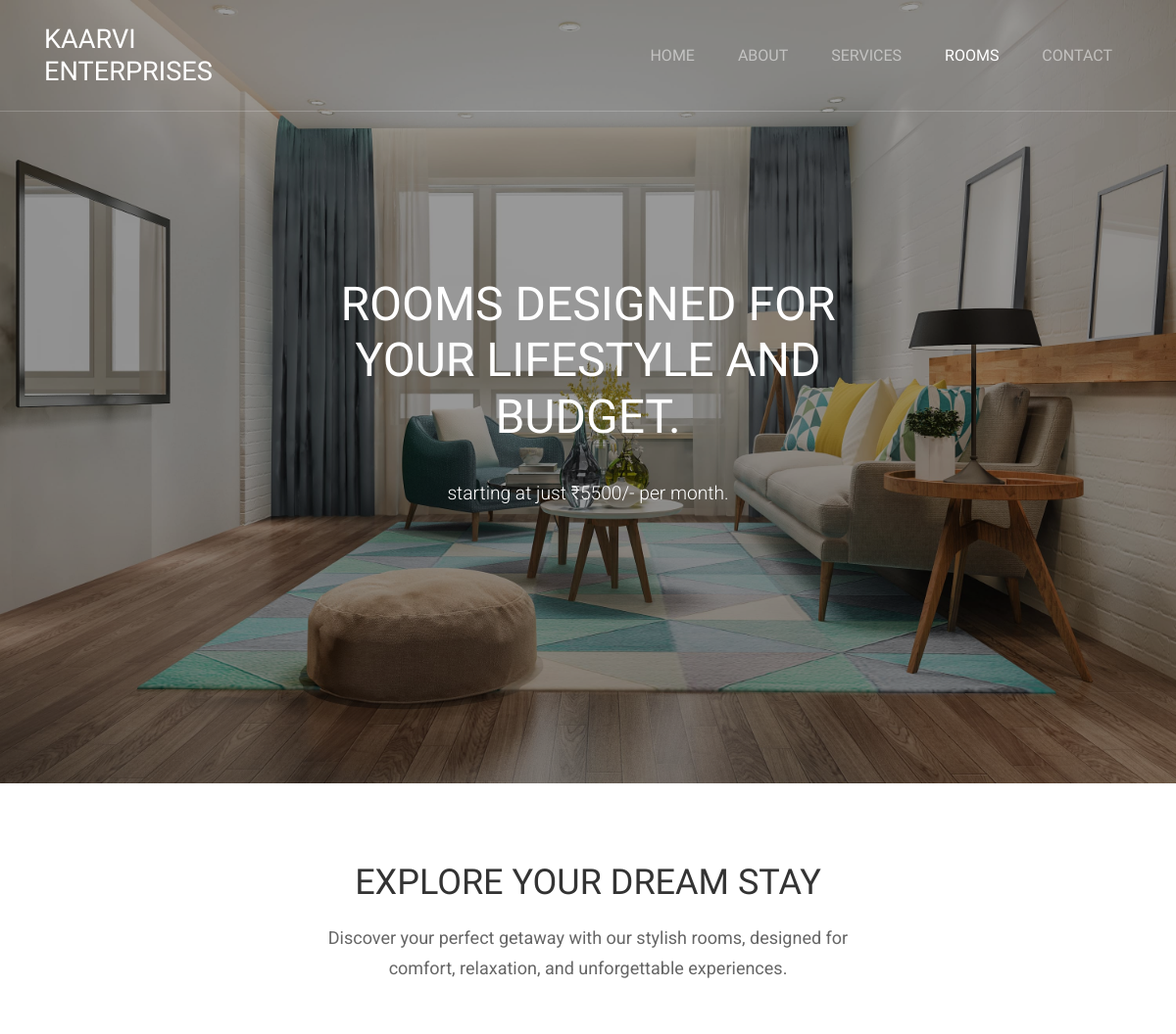
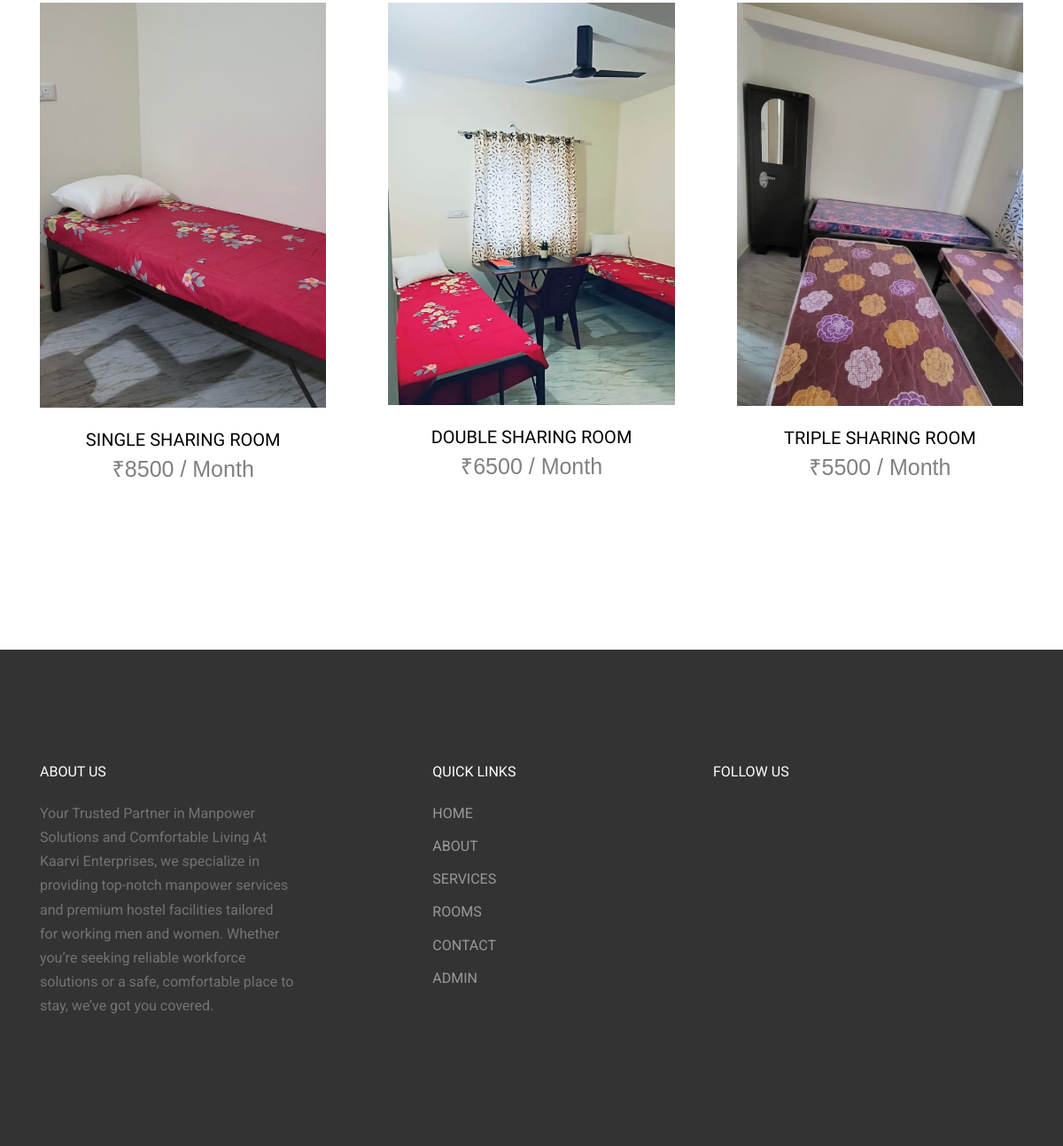
/roomspage/, run on the app's committed database (2 pictures, top to bottom).
### Backend/models.py (models this page shows)
class DetailsDB(models.Model):
    name = models.CharField(max_length=100, null=True, blank=True)
    description = models.CharField(max_length=500, null=True, blank=True)
    price = models.IntegerField(null=True, blank=True)
    advprice = models.IntegerField(null=True, blank=True)
    roomimage1 = models.ImageField(upload_to="Room_images", null=True, blank=True)
    roomimage2 = models.ImageField(upload_to="Room_images", null=True, blank=True)
    roomimage3 = models.ImageField(upload_to="Room_images", null=True, blank=True)

### Frontend/views.py (the view)
# urls.py: path('roomspage/', views.roomspage, name="roomspage"),
def roomspage(req,):
    data = DetailsDB.objects.all()
    return render(req,"Rooms.html",{'data':data})

### Frontend/templates/Rooms.html (shortened to what this page needs)
<!DOCTYPE html>
{% load static %}
<html lang="en">
  <head>
    <link rel="stylesheet" href="{% static '/frontend/fonts/icomoon/style.css' %}">
    <link rel="stylesheet" href="{% static '/frontend/css/bootstrap.min.css' %}">
    <link rel="stylesheet" href="{% static '/frontend/css/jquery-ui.css' %}">
    <link rel="stylesheet" href="{% static '/frontend/css/owl.carousel.min.css' %}">
    <link rel="stylesheet" href="{% static '/frontend/css/owl.theme.default.min.css' %}">
    <link rel="stylesheet" href="{% static '/frontend/css/owl.theme.default.min.css' %}">
    <link rel="stylesheet" href="{% static '/frontend/css/jquery.fancybox.min.css' %}">
    <link rel="stylesheet" href="{% static '/frontend/css/bootstrap-datepicker.css' %}">
    <link rel="stylesheet" href="{% static '/frontend/fonts/flaticon/font/flaticon.css' %}">
    <link rel="stylesheet" href="{% static '/frontend/css/aos.css' %}">
    <link rel="stylesheet" href="{% static '/frontend/css/style.css' %}">
  </head>
  <body data-spy="scroll" data-target=".site-navbar-target" data-offset="300">
  <div class="site-wrap">
    <header class="site-navbar py-4 js-sticky-header site-navbar-target" role="banner">
      <div class="container">
        <div class="row align-items-center">
          <div class="col-6 col-xl-2"  >
            <h1 class="mb-0 site-logo m-0 p-0"><a href="index.html" class="mb-0">KAARVI ENTERPRISES </a></h1>
          </div>
          <div class="col-12 col-md-10 d-none d-xl-block">
            <nav class="site-navigation position-relative text-right" role="navigation">
              <ul class="site-menu main-menu js-clone-nav mr-auto d-none d-lg-block">
                <li><a href="{% url 'homepage' %}" class="nav-link">Home</a></li>
                <li><a href="{% url 'aboutpage' %}" class="nav-link ">About</a></li>
                 <li><a href="{% url 'ourservices' %}" class="nav-link ">Services</a></li>
                <li><a href="{% url 'roomspage' %}" class="nav-link active">Rooms</a></li>
                <li><a href="{% url 'contactpage' %}" class="nav-link">Contact</a></li>
              </ul>
            </nav>
          </div>
        </div>
      </div>
    </header>
<div class="site-blocks-cover overlay" style="background-image: url('{% static 'frontend/images/Rooms.jpg' %}');" data-aos="fade" id="home-section">
      <div class="container">
        <div class="row align-items-center justify-content-center">
          <div class="col-md-6 mt-lg-5 text-center">
            <h1>Rooms designed for your lifestyle and budget.</h1><br>
            <p class="mb-5">starting at just ₹5500/- per month.</p>
          </div>
        </div>
      </div>
      <a href="#rooms-section" class="smoothscroll arrow-down"><span class="icon-arrow_downward"></span></a>
    </div>
    <div style="text-align: center;" class="site-section" id="properties-section">
    <div class="container">
        <div class="section-title" id="rooms-section">
            <h2 style="font-size: 36px; font-weight: bold; color: #333; margin-bottom: 20px;">
                Explore Your Dream Stay
            </h2>
            <p style="font-size: 18px; color: #666; font-weight: 400; max-width: 600px; margin: 0 auto;">
                Discover your perfect getaway with our stylish rooms, designed for comfort, relaxation, and unforgettable experiences.
            </p>
        </div><br><br>
        <div class="row large-gutters" >
            {% for i in data %}
            <div class="col-md-6 col-lg-4 mb-5 mb-lg-5">
                <div class="ftco-media-1">
                    <div class="ftco-media-1-inner">
                        <a href="{% url 'singleroom' Rid=i.id %}" class="d-inline-block mb-4">
                            <img src="/media/{{ i.roomimage1 }}" class="img-fluid">
                        </a>
                        <div class="ftco-media-details">
                            <h3>{{ i.name }}</h3>
                            <strong style="font-size: 25px; font-family: Arial, Helvetica, sans-serif;">₹{{ i.price }} / Month</strong>
                        </div>
                    </div>
                </div>
            </div>
            {% endfor %}
        </div>
    </div>
</div><br><br>
    <footer class="site-footer">
      <div class="container">
        <div class="row">
          <div class="col-md-8">
            <div class="row">
              <div class="col-md-5">
                <h2 class="footer-heading mb-4">About Us</h2>
                <p> Your Trusted Partner in Manpower Solutions and Comfortable Living
At Kaarvi Enterprises, we specialize in providing top-notch manpower services and premium hostel facilities tailored for working men and women. Whether you’re seeking reliable workforce solutions or a safe, comfortable place to stay, we’ve got you covered.</p>
              </div>
              <div class="col-md-3 mx-auto">
                <h2 class="footer-heading mb-4">Quick Links</h2>
                <ul class="list-unstyled">
                  <li><a href="{% url 'homepage' %}">HOME</a></li>
                   <li><a href="{% url 'aboutpage' %}">ABOUT</a></li>
                    <li><a href="{% url 'ourservices' %}">SERVICES</a></li>
                  <li><a href="{% url 'roomspage' %}">ROOMS</a></li>
                  <li><a href="{% url 'contactpage' %}">CONTACT</a></li>
                  <li><a href="{% url 'adminlogin' %}">ADMIN</a></li>
                </ul>
              </div>
            </div>
          </div>
          <div class="col-md-4">
            <div class="">
              <h2 class="footer-heading mb-4">Follow Us</h2>
                <a href="#" class="pl-0 pr-3"><span class="icon-facebook"></span></a>
                <a href="#" class="pl-3 pr-3"><span class="icon-twitter"></span></a>
                <a href="#" class="pl-3 pr-3"><span class="icon-instagram"></span></a>
            </div>
          </div>
        </div>
      </div>
    </footer>
  </div>
  </body>
</html>

### data on the page
DetailsDB: roomimage1 (picture), name "SINGLE SHARING ROOM", price "8500"
DetailsDB: roomimage1 (picture), name "DOUBLE SHARING ROOM", price "6500"
DetailsDB: roomimage1 (picture), name "TRIPLE SHARING ROOM", price "5500"
